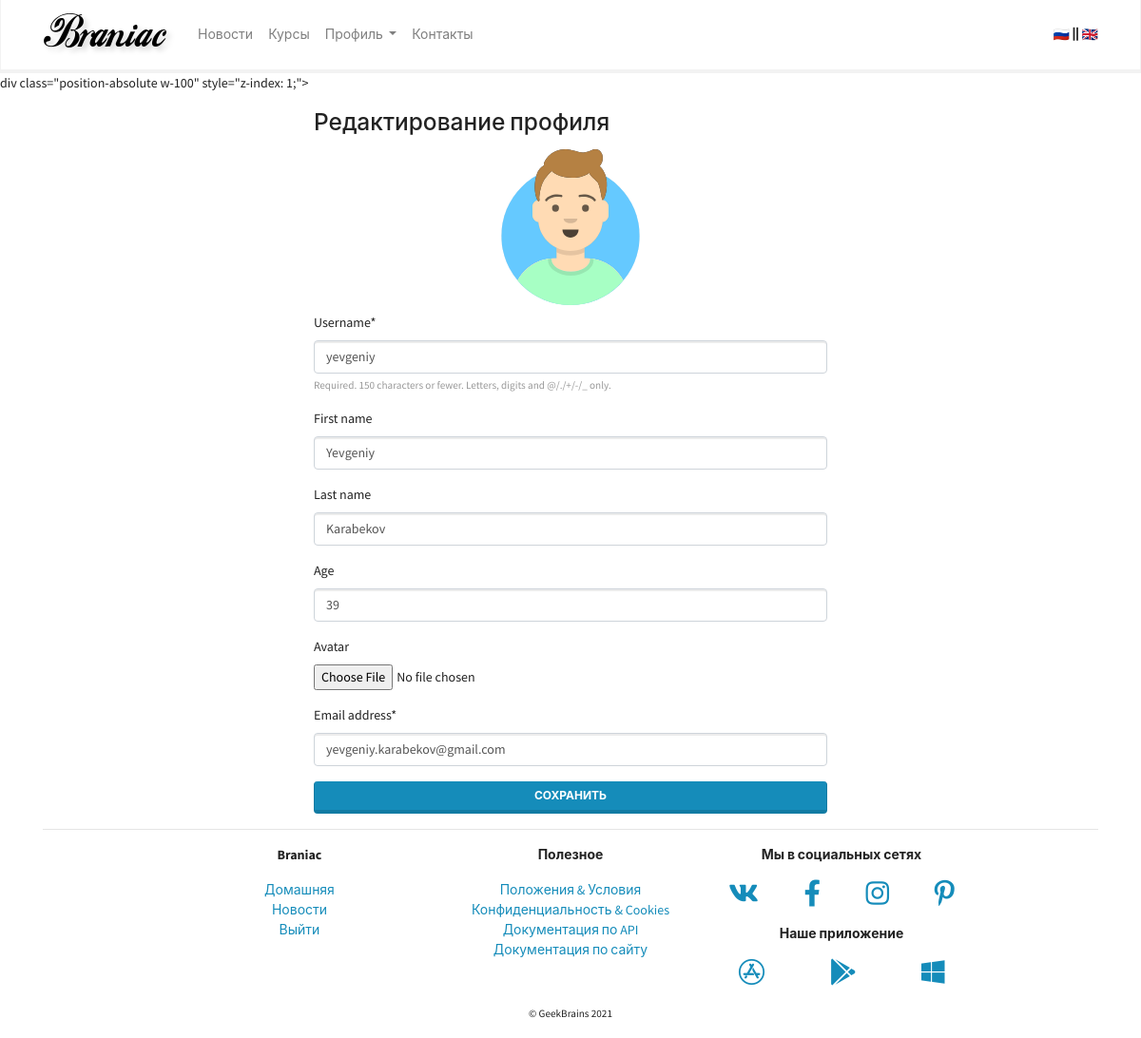
Screenshot of /authapp/profile_edit/ (signed in) with the database file from the repository.
### authapp/models.py (models this page shows, shortened)
class CustomUser(AbstractBaseUser, PermissionsMixin):
    username_validator = ASCIIUsernameValidator()
    username = models.CharField(
        _("username"),
        max_length=150,
        unique=True,
        help_text=_("Required. 150 characters or fewer. Letters, digits and @/./+/-/_ only."),
        validators=[username_validator],
        error_messages={
            "unique": _("A user with that username already exists."),
        },
    )
    first_name = models.CharField(_("first name"), max_length=150, blank=True)
    last_name = models.CharField(_("last name"), max_length=150, blank=True)
    age = models.PositiveIntegerField(blank=True, null=True)
    avatar = models.ImageField(upload_to=users_avatars_path, blank=True, null=True)
    email = models.CharField(
        _("email address"),
        max_length=256,
        unique=True,
        error_messages={
            "unique": _("A user with that email address already exists."),
        },
    )
    is_staff = models.BooleanField(
        _("staff status"),
        default=False,
        help_text=_("Designates whether the user can log into this admin site."),
    )
    is_active = models.BooleanField(
        _("active"),
        default=True,
        help_text=_(
            "Designates whether this user should be treated as active. \
            Unselect this instead of deleting accounts."
        ),
    )
    date_joined = models.DateTimeField(_("date joined"), auto_now_add=True)
    objects = UserManager()
    EMAIL_FIELD = "email"
    USERNAME_FIELD = "username"
    REQUIRED_FIELDS = ["email"]
    class Meta:
        verbose_name = _("user")
        verbose_name_plural = _("users")

### authapp/views.py (the view, shortened to what this page needs)
# urls.py: path("profile_edit/", views.ProfileEditView.as_view(), name="profile_edit"),
class ProfileEditView(LoginRequiredMixin, TemplateView):
    template_name = "registration/profile_edit.html"
    login_url = reverse_lazy("authapp:login")

### mainapp/context_processors/example.py (called while the page is built)
def simple_context_processor(request):
    return {"foo": "bar"}

### authapp/templates/registration/profile_edit.html (shortened to what this page needs)
{% extends 'base.html' %}
{% block content %}
  <div class="row justify-content-center my-2">
    <div class="col-lg-6">
      <h3>Редактирование профиля</h3>
      <div class="row justify-content-center">
        <div class="col-sm-7 col-md-5 col-lg-4">
          {% if user.avatar %}
            <img src="{{ user.avatar.url }}" alt="" width="100%">
          {% else %}
            <img src="{{ MEDIA_URL }}avatar_default.svg" alt="" width="100%">
          {% endif %}
        </div>
      </div>
      <form method="post" class="mt-2" enctype="multipart/form-data">
        <div id="div_id_username" class="form-group"> <label for="id_username"
          class=" requiredField">
          Username<span class="asteriskField">*</span> </label>
          <div class=""> <input type="text" name="username" maxlength="150"
            class="textinput textInput form-control" required id="id_username"
            value="{{ user.username }}"> <small id="hint_id_username"
              class="form-text text-muted">Required. 150 characters or fewer.
              Letters, digits and @/./+/-/_ only.</small> </div>
        </div>
        <div id="div_id_first_name" class="form-group"> <label for="id_first_name"
          class="">
          First name
        </label>
          <div class=""> <input type="text" name="first_name" maxlength="150"
            class="textinput textInput form-control" id="id_first_name"
            value="{{ user.first_name }}"> </div>
        </div>
        <div id="div_id_last_name" class="form-group"> <label for="id_last_name"
          class="">
          Last name
        </label>
          <div class=""> <input type="text" name="last_name" maxlength="150"
            class="textinput textInput form-control" id="id_last_name"
            value="{{ user.last_name }}"> </div>
        </div>
        <div id="div_id_age" class="form-group"> <label for="id_age" class="">
          Age
        </label>
          <div class=""> <input type="number" name="age" min="0"
            class="numberinput form-control" id="id_age" value="{{ user.age }}">
          </div>
        </div>
        <div id="div_id_avatar" class="form-group"> <label for="id_avatar"
          class="">
          Avatar
        </label>
          <div class=""> <input type="file" name="avatar" accept="image/*"
            class="clearablefileinput form-control-file" id="id_avatar"> </div>
        </div>
        <div id="div_id_email" class="form-group"> <label for="id_email"
          class=" requiredField">
          Email address<span class="asteriskField">*</span> </label>
          <div class=""> <input type="text" name="email" maxlength="256"
            class="textinput textInput form-control" required="" id="id_email"
            value="{{ user.email }}">
          </div>
        </div>
        <button type=" submit"
          class="btn btn-primary btn-block">Сохранить</button>
      </form>
    </div>
  </div>
{% endblock content %}

### rows the page displays
CustomUser: username "yevgeniy", first_name "Yevgeniy", last_name "Karabekov", age "39", email "yevgeniy.karabekov@gmail.com"
